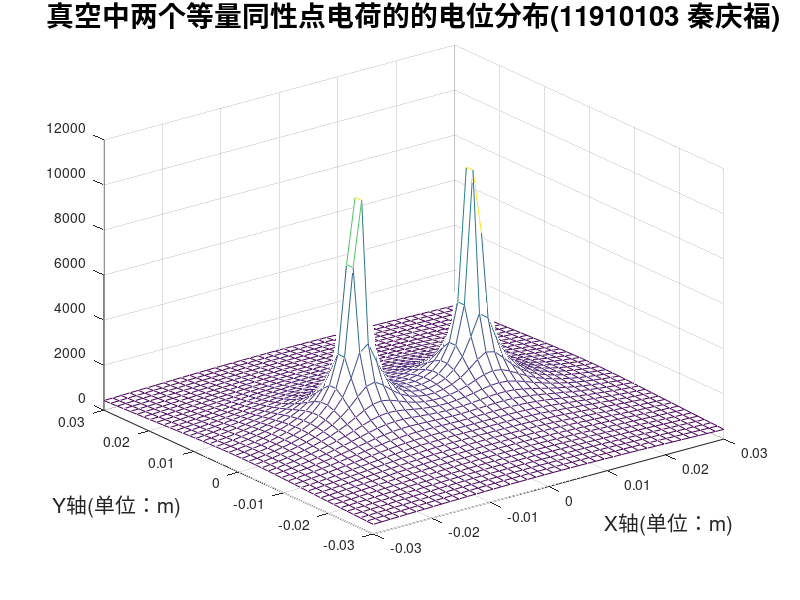
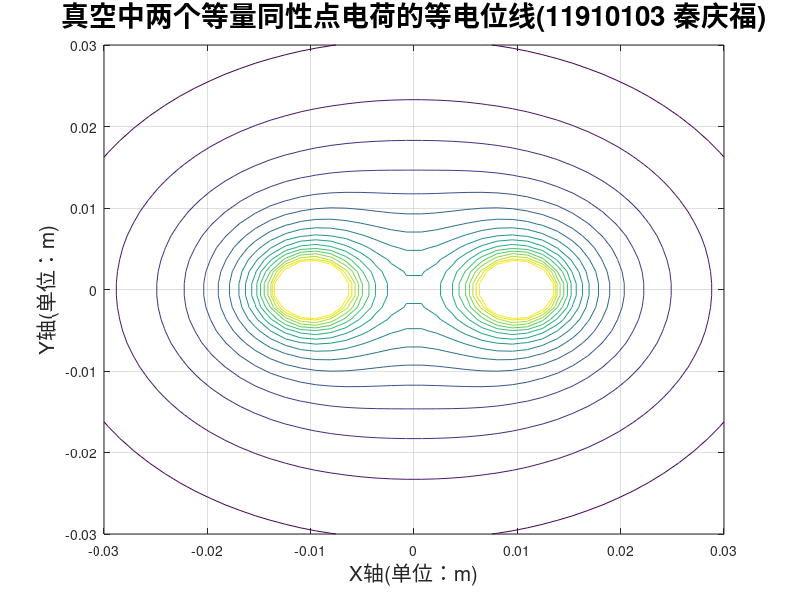
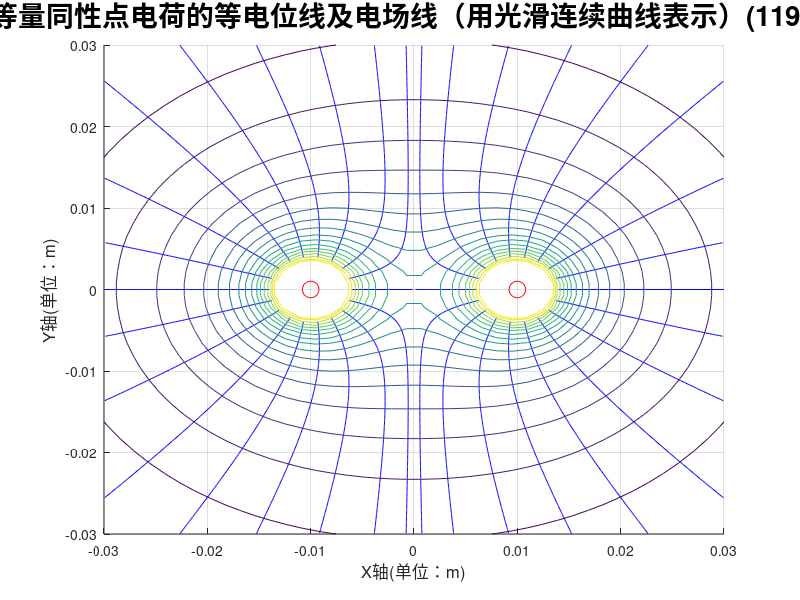
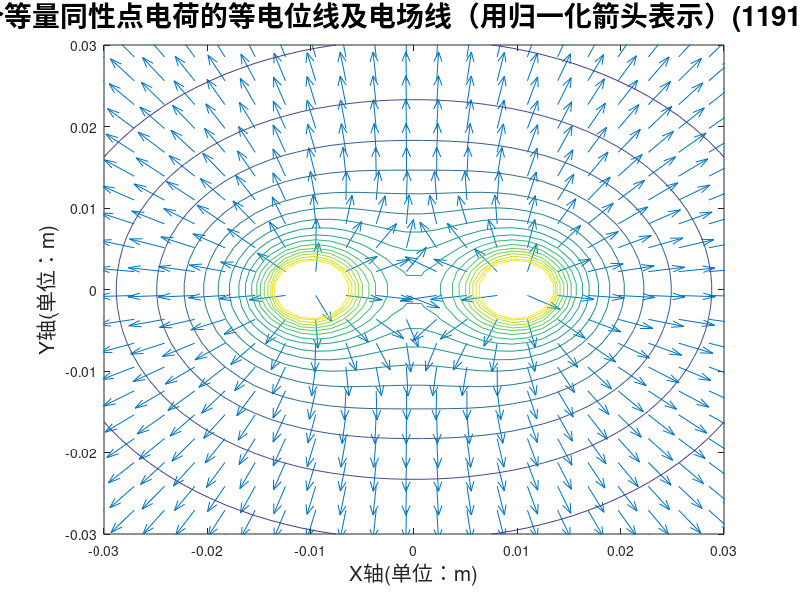

These figures' MATLAB source, in order:
% 初始化
clear;                                                      % 清空内存中所有变量
clc;                                                        % 清空命令窗口中的内容
k=9e9;                                                      % 设置静电力衡量
Q1=1e-9;                                                    % 设置点电荷q1的电量
Q2=1e-9;                                                    % 设置点电荷q2的电量，等同q1
% 绘制场域内各点电位分布
xm=0.03;                                                    % 设置场域中x方向的范围
ym=0.03;                                                    % 设置场域中y方向的范围
x=linspace(-xm,xm,42);                                      % 将x轴等分成42等份
y=linspace(-ym,ym,42);                                      % 将y轴等分成42等份
[X,Y]=meshgrid(x,y);                                        % 形成场域中各点的坐标
R1=sqrt((X+0.01).^2+Y.^2);                                  % 计算场域中各点到点电荷q1的距离（到点p1（-0.01，0）的距离）
R2=sqrt((X-0.01).^2+Y.^2);                                  % 计算场域中各点到点电荷q2的距离（到点p2（0.01，0）的距离）
V1=k*Q1./R1;                                                % 计算场域中各点因点电荷q1产生的电位
V2=k*Q2./R2;                                                % 计算场域中各点因点电荷q2产生的电位
V=V1+V2;                                                    % 将由q1和q2产生的电位叠加
figure(1);                                                  % 在图像窗口1绘图
mesh(X,Y,V);                                                % 绘制出电位的分布图
hold on;                                                    % 保持图形                                                 
title('真空中两个等量同性点电荷的的电位分布(11910103 秦庆福)','fontsize',20);          % 绘制出图形标题
xlabel('X轴(单位：m)','fontsize',15);                         % 绘制出X轴标注
ylabel('Y轴(单位：m)','fontsize',15);                         % 绘制出Y轴标注
hold off;                                                   % 取消保持
% 绘制场域内等电位线分布
Vmin=100;                                                   % 设置等位线族的最小电位值
Vmax=3000;                                                  % 设置等位线族的最大电位值
Veq=linspace(Vmin,Vmax,20);                                 % 设定20条等位线的电位值
figure(2);                                                  % 在图像窗口2绘图
contour(X,Y,V,Veq);                                         % 绘制20条等势线
grid on;                                                    % 形成网格
hold on;                                                    % 保持图形
title('真空中两个等量同性点电荷的等电位线(11910103 秦庆福)','fontsize',20);         % 绘制出图形标题
xlabel('X轴(单位：m)','fontsize',15);                         % 绘制出X轴标注
ylabel('Y轴(单位：m)','fontsize',15);                         % 绘制出Y轴标注
hold off;                                                   % 取消保持
% 绘制场域内的等电位线及电场线（用光滑连续曲线表示）的分布
[Ex,Ey]=gradient(-V);                                       % 计算场域各点的电力强度的两个分量
del_theta=20;                                               % 设置相邻电力线间的角度差
theta=(0:del_theta:360).*pi/180;                            % 生成电力线的弧度值
xs1=0.004*cos(theta)-0.01;                                  % 从q1生成电力线的x轴坐标
xs2=0.004*cos(theta)+0.01;                                  % 从q2生成电力线的x轴坐标
ys=0.004*sin(theta);                                        % q1,q2生成电力线的y轴坐标
figure(3);                                                  % 在图像窗口3绘图
streamline(X,Y,Ex,Ey,xs1,ys);                               % 生成q1产生的电力线
streamline(X,Y,Ex,Ey,xs2,ys);                               % 生成q2产生的电力线
grid on;                                                    % 形成网格
hold on;                                                    % 保持图形
contour(X,Y,V,Veq);                                         % 绘制等势线
plot(-0.01,0,'ro','MarkerSize',12);                         % 在p1画出点电荷
plot(0.01,0,'ro','MarkerSize',12);                          % 在p2画出点电荷
title('真空中两个等量同性点电荷的等电位线及电场线（用光滑连续曲线表示）(11910103 秦庆福)','fontsize',20);    % 绘制出图形标题
xlabel('X轴(单位：m)','fontsize',12);                         % 绘制出X轴标注
ylabel('Y轴(单位：m)','fontsize',12);                         % 绘制出注
hold off;                                                   % 取消保持
% 绘制场域内的等电位线及电场线（用归一化箭头表示）的分布
E=sqrt(Ex.^2+Ey.^2);                                        % 计算各点的电场强度的幅值
Exs=Ex./E;
Eys=Ey./E;                                                  % 归一化电场强度
Xs=X(:,1:2:42);                                             
Xs=Xs(1:2:42,:);                                            % 分别缩减箭头横坐标点至21*21
Ys=Y(:,1:2:42); 
Ys=Ys(1:2:42,:);                                            % 分别缩减箭头纵坐标点至21*21
Exs=Exs(:,1:2:42);
Exs=Exs(1:2:42,:);                                          % 分别缩减对应坐标的电场强度的X分量的数量
Eys=Eys(:,1:2:42);
Eys=Eys(1:2:42,:);                                          % 分别缩减对应坐标的电场强度的Y分量的数量
figure(4);                                                  % 在图像窗口4绘图
quiver(Xs,Ys,Exs,Eys);                                      % 用归一化箭头表示场域各点电场强度的方向
hold on;                                                    % 保持图形
contour(X,Y,V,Veq);                                         % 绘制等势线
title('真空中两个等量同性点电荷的等电位线及电场线（用归一化箭头表示）(11910103 秦庆福)','fontsize',20);    % 绘制出图形标题
xlabel('X轴(单位：m)','fontsize',15);                         % 绘制出X轴标注
ylabel('Y轴(单位：m)','fontsize',15);                         % 绘制出Y轴标注
hold off;                                                   % 取消保持
